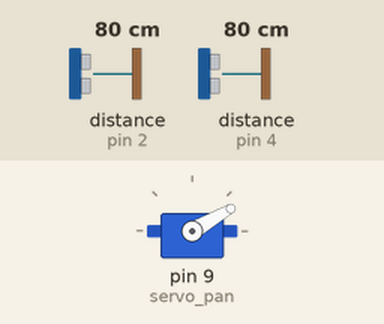
This sketch was run on a simulated Arduino Uno, built with avr-gcc and run on an emulated ATmega328P. Shown: servo. Wiring (inferred from the names in the program): 2 × ultrasonic range finder: trigger pin 3, echo pin 2 / trigger pin 5, echo pin 4. The test bench sets the inputs (shaded band); at power-on: distance to the obstacle (sensors on pin 2, pin 4) 80 cm. The echo pulse lasts 58.3 µs per cm; what the sketch prints to the serial monitor is not drawn.

Above: at 1.26 s.
1.3 s: distance to the obstacle (sensor on pin 2) set to 2 cm
At 1.9 s:
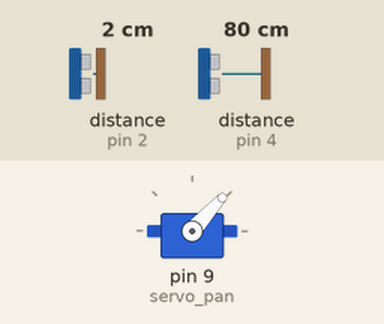
4.3 s: distance to the obstacle (sensor on pin 4) set to 2 cm
At 6.4 s:
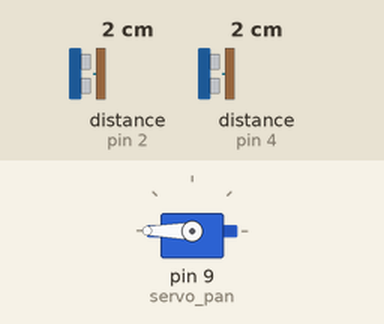
7.3 s: distance to the obstacle (sensor on pin 2) set to 18 cm
At 8.2 s:
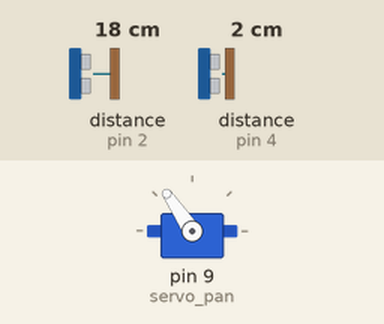
10.3 s: distance to the obstacle (sensor on pin 2) set to 120 cm
13.3 s: distance to the obstacle (sensor on pin 2) set to 35 cm
Timing chart, 0 to 20.3 s (numbered marks = the images above; inputs shaded):
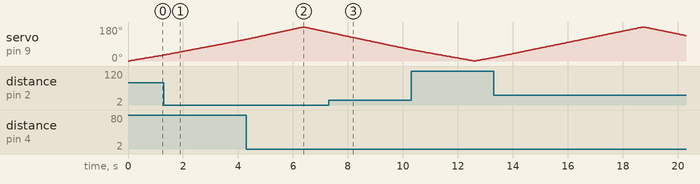

The sketch:

Sonar_VA.2.ino
```cpp
// Servo
#include <Servo.h>
  Servo servo_pan; // servo object for pan angles

// defining pin numbers
#define echoPin1 2
#define trigPin1 3
#define echoPin2 4
#define trigPin2 5

int angle = 0; // variable for pan angle
long duration;
int distance, d1,d2;

void setup() {
  // Attaching to pin ports
  servo_pan.attach(9);  // Servo Pin

  // Attaching Sonar to pin ports
  pinMode (trigPin1, OUTPUT); pinMode (echoPin1, INPUT); // Sonar 1
  pinMode (trigPin2, OUTPUT); pinMode (echoPin2, INPUT); // Sonar 2

  Serial.begin(9600);
  servo_pan.write(angle); // Setting the inital angle
}

void loop() {
  // Sweeping through 0 to 180
  for (angle = 0; angle <= 180; angle++){
    // Move the servo
    servo_pan.write(angle);
    delay(30);

    // Calculate Distance
    d1 = CalculateDistance(echoPin1, trigPin1);
    d2 = CalculateDistance(echoPin2, trigPin2);
    Serial.print(angle);
    Serial.print(",");
    Serial.print(d1);
    Serial.print("/");
    Serial.print(d2);
    Serial.print(".");
  }

  // Sweeping through 180 to 0
  for (angle = 180; angle > 0; angle--){
    // Move the servo
    servo_pan.write(angle);
    delay(30);

    // Calculate Distance
    d1 = CalculateDistance(echoPin1, trigPin1);
    d2 = CalculateDistance(echoPin2, trigPin2);
    Serial.print(angle);
    Serial.print(',');
    Serial.print(d1);
    Serial.print('/');
    Serial.print(d2);
    Serial.print('.');
  }

}

int CalculateDistance(int echoPin, int trigPin){

  digitalWrite(trigPin, LOW); delayMicroseconds(2);
  digitalWrite(trigPin, HIGH); delayMicroseconds(10);
  digitalWrite(trigPin, LOW);

  // Record time in microseconds
  duration = pulseIn(echoPin, HIGH);

  // calculate distance
  distance = duration * 0.0343/2;

  return distance;

}
```

Measured:
- by itself, servo on pin 9 (servo_pan): rises from 18° to 180° in 5.4 s, then falls to 135° in 1.5 s
